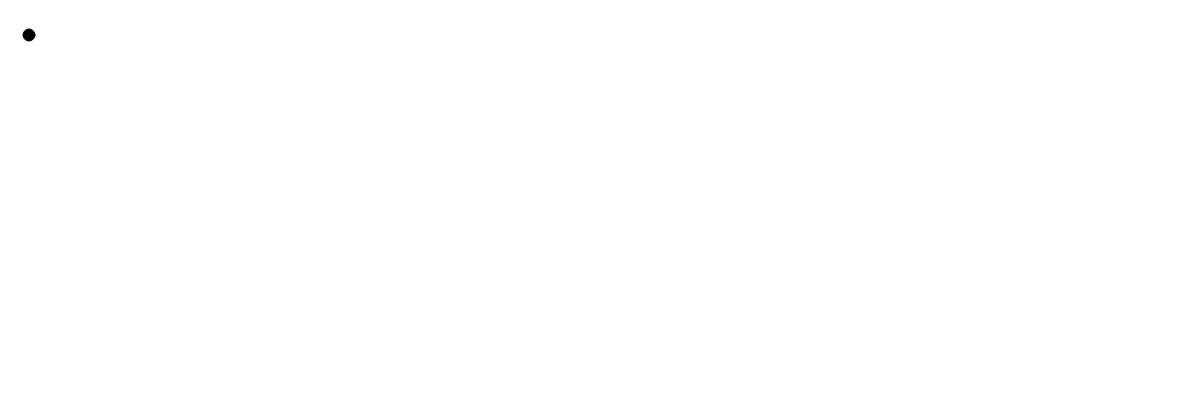
Frame 1 (no input)
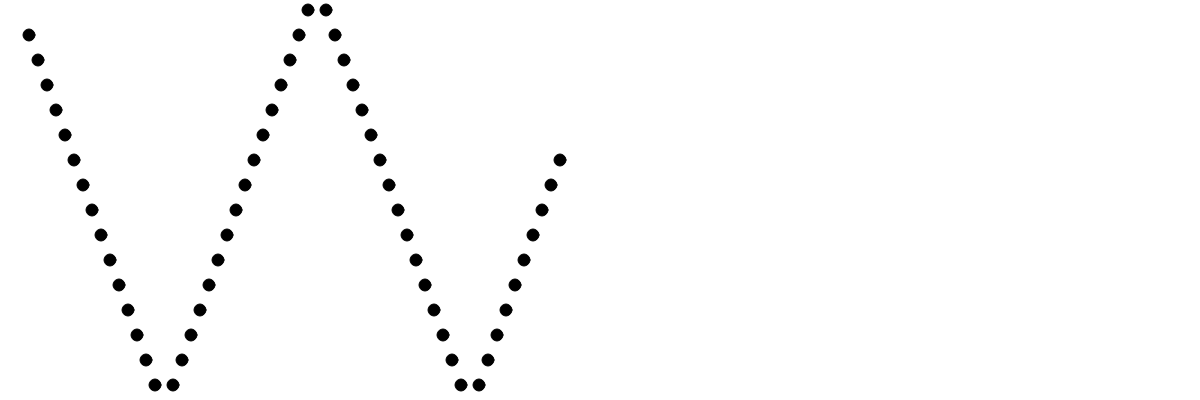
Frame 60 (no input)
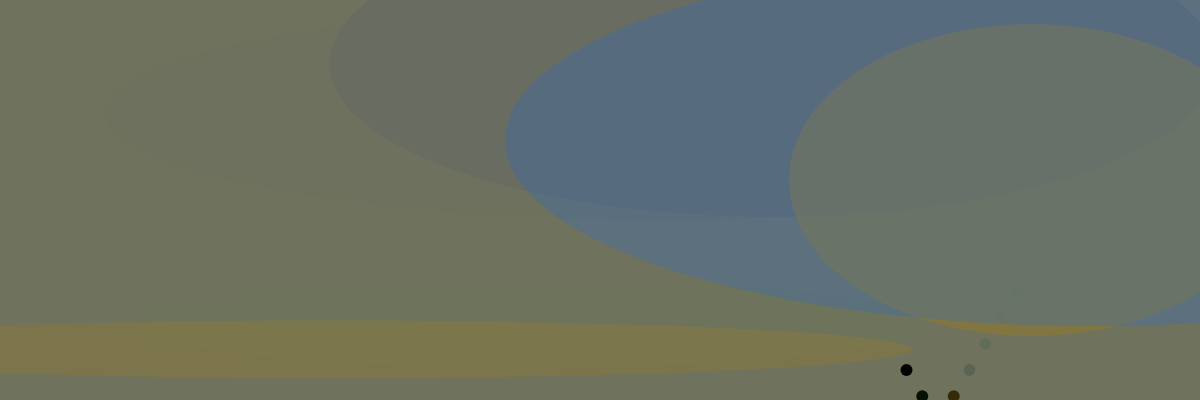
Frame 120 (the mouse pressed at the canvas centre since frame 60)

The p5.js sketch that drew these frames (run headless with seeded random() and noise() and a simulated clock; from frame 60 on, the mouse is pressed at the canvas centre):

// p5.js sketch
// ── sketch.js


var ball = {};
ball.width = 12;
ball.x = 20;
ball.y = 10;
ball.delta_x = 3;
ball.delta_y = 5;
ball.scale_x = 3;
ball.scale_y = 5;

function setup() {
    createCanvas(windowWidth, 400);
    background( '' );
}



function draw() {

  if ( mouseIsPressed ) {
    background ( random(255), random(255), random(255), random(255), random(255) );

    noStroke();
    fill( random(255), random(255), random(255), random(255), random(255) );
    ellipse(
      random(width),
      random(height),
      random(width),
      random(height)
    );
  }

    ball.x += ball.delta_x * ball.scale_x;
    ball.y += ball.delta_y * ball.scale_y;


    if (ball.x >= width || ball.x <= 0) {
        ball.delta_x = -1 * ball.delta_x;
    }
    if (ball.y >= height || ball.y <= 0) {
        ball.delta_y = -1 * ball.delta_y;
    }

    fill( 'black' );
    ellipse(ball.x, ball.y, ball.width, ball.width);
}

function mousePressed() {
    ball.scale_x = map(mouseX, 0, width, 0.5, 10);
    ball.scale_y = map(mouseY, 0, height, 0.5, 10);

}
